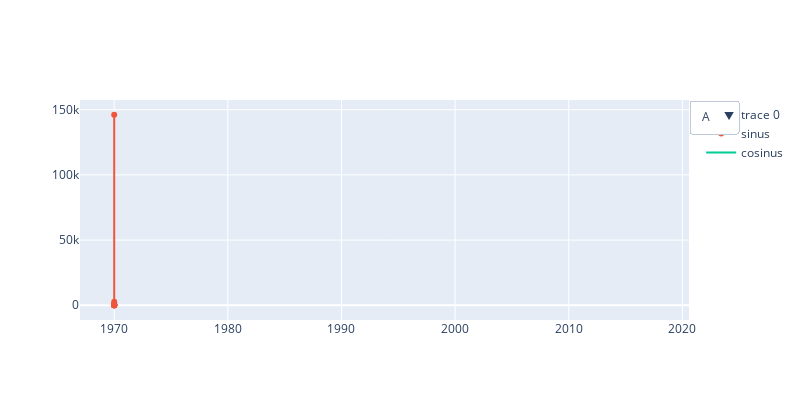

Write notebook code for a chart like this one.
### Code cell
fig.add_trace(
   go.Scatter(
      x = xpoints, y = y1, name = 'sinus'
   )
)
fig.add_trace(
   go.Scatter(
      x = xpoints, y = y2, name = 'cosinus'
   )
)
